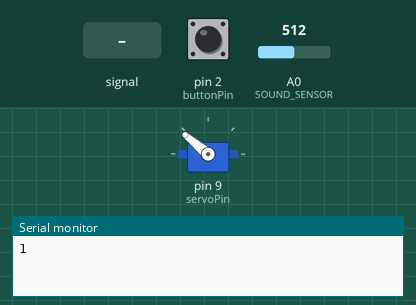
This sketch was run on a simulated Arduino Uno, built with avr-gcc and run on an emulated ATmega328P. On the bench: servo, the last lines printed to the serial monitor. The test bench sets the inputs (shaded band); at power-on: pin 2 (buttonPin) HIGH, A0 (SOUND_SENSOR) = 512.

Above: at 1.2 s.
1.3 s: A0 (SOUND_SENSOR) fed a 200 Hz sine of ±460 counts around its level
At 2.04 s:
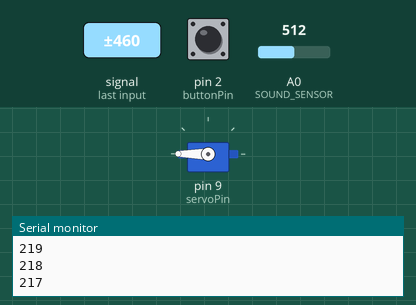
4.3 s: pin 2 (buttonPin) pulled LOW for 3.2 s
At 4.8 s:
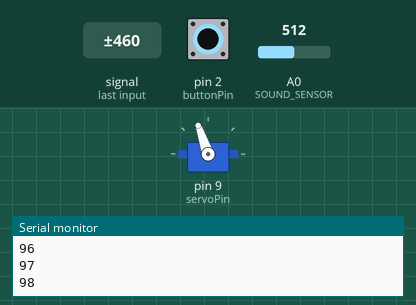
9.0 s: pin 2 (buttonPin) pulled LOW for 3.2 s
15.2 s: A0 (SOUND_SENSOR) set to 690
At 16.7 s:
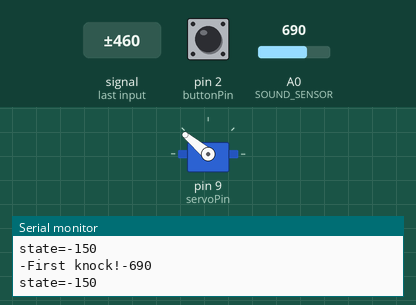
Timing chart, 0 to 17.7 s (numbered marks = the images above; inputs shaded):
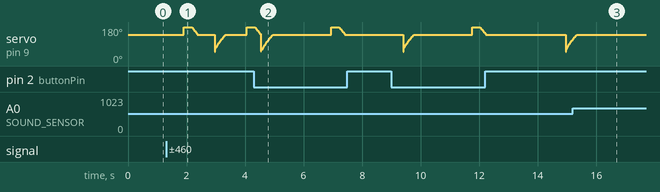

The sketch:

sketch_nov25a.ino
```cpp
#include <Servo.h>    //서보모터 라이브러리 include


/* 버튼 */
const int buttonPin = 2;


/* 서보모터 */
Servo microServo;    //서보모터 객체 선언
const int servoPin = 9;    //서보모터 제어핀 할당
int angle = 1; // 서보모터 벨류


/* 사운드 센서 */
const int SOUND_SENSOR = A0; //사운드센서 아날로그0번 핀

//소리 인식 범위
const int threshold1_1 = 680;
const int threshold1_2 = 750;
const int threshold2_1 = 860;
const int threshold2_2 = 890;

const int clapGap = 300;  // 박수 간격


const int numberOfSamples = 200;
const int numberOfSamples2 = 2000;
int sensorValue = 0;
int statePin = LOW;
int state = 0;

void setup(){
  pinMode(SOUND_SENSOR, INPUT);
  pinMode(buttonPin, INPUT);
  Serial.begin(9600);
  Serial.print("1");
  microServo.attach(servoPin);
  microServo.write(140);

}

void servoPlay(){
  int i; // 각도
  int early = 140;
  if(angle == 1) {
    angle = 2;
    for (i= 240; i >= 140; i--) {
      microServo.write(i);    //angle(각도)값으로 서보모터 제어
      Serial.println(i);        //각도 값 출력
      delay(1);                    //delay로 각도의 변화 속도를 조절
    }
  } else if(angle == 2) {
    angle = 1;
    for (i = 50; i <= 140; i++) {
      microServo.write(i);    //angle(각도)값으로 서보모터 제어
      Serial.println(i);        //각도 값 출력
      delay(1);                    //delay로 각도의 변화 속도를 조절
    }
  } else {
    Serial.print("fail");
  }

  microServo.write(early); // 제자리로 돌려놓음.
}

void loop(){

  /**
   *  버튼
   */


   int buttonState;
   buttonState = digitalRead(buttonPin);

   if(buttonState == LOW) {
      servoPlay();
      delay(2000);
   }

  /**
   *  사운드 센서
   */

   sensorValue = analogRead(SOUND_SENSOR);
  /*Serial.print("SensorValue");
  Serial.println(sensorValue);*/
  if(threshold1_1 < sensorValue && sensorValue < threshold1_2){
    Serial.print("-First knock!-");
    Serial.println(sensorValue);
    delay(150);
    for(int j=0; j<150; j++){
      sensorValue = analogRead(SOUND_SENSOR);
      if(threshold2_1 < sensorValue && sensorValue < threshold2_2){
        state = state + 1;
      }
      else{
        state = state - 1;
      }
    }

      Serial.print("state=");
      Serial.println(state);

      if(state < 0){
    for(int i=0; i<numberOfSamples; i++){
      sensorValue = analogRead(SOUND_SENSOR);
      if(threshold2_1 < sensorValue && sensorValue < threshold2_2){
        Serial.print("-Second knock!-");
        Serial.println(sensorValue);
        delay(150);

        for(int k = 0; k < numberOfSamples2 ; k++){
          sensorValue = analogRead(SOUND_SENSOR);
          state = 0;
          if(threshold2_1 < sensorValue && sensorValue < threshold2_2){
            state = state + 1;
          }
          else{
            state = state - 1;
          }

        }
        if(state < 0){
         Serial.print("state2=");
         Serial.println(state);
        statePin = !statePin;
        i=numberOfSamples;
        Serial.print("Turn on");
        servoPlay();
        }
        else{
          delay(1);
        }
      }
      else{
        delay(1);
      }
    }
      }
      else{
        Serial.print("break");
        Serial.println(sensorValue);
        delay(1);

      }

  }
  state = 0;


  /**
   * 사운드 센서 끝
   */
}
```

Measured:
- after the input at 15.2 s, servo on pin 9 (servoPin): goes on until 15.3 s, then stays 140°
